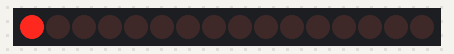
A sketch run on a simulated Arduino Uno, built with avr-gcc and run on an emulated ATmega328P. Parts: 16 shift-register outputs drawn as a row of LEDs (first output left, lit = HIGH). Wiring (inferred from the names in the program): 2 × shift register (74HC595): data pin 14; shift clock pin 15; latch pin 16. Wiring (inferred from the signals the program sends): row of LEDs: on Q0, Q1, Q2, Q3, Q4, Q5, Q6, Q7, Q8, Q9, Q10, Q11, Q12, Q13, Q14, Q15.

Above: at 0.02 s.
At 0.32 s:
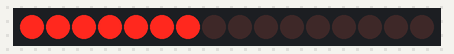
At 0.62 s:
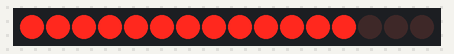
At 1.23 s:
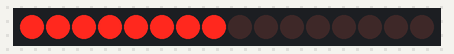
At 2.41 s:
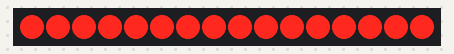
At 3.64 s:
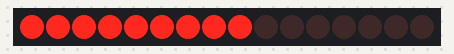
Timing chart, 0 to 3.9 s (numbered marks = the images above):
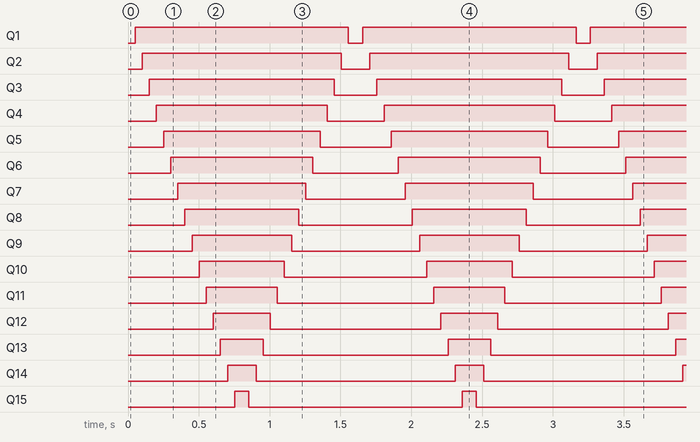

Measured:
- by itself, Q1: alternates HIGH for 1.5 s and LOW for 0.10 s
- by itself, Q2: alternates HIGH for 1.4 s and LOW for 0.20 s
- by itself, Q3: alternates HIGH for 1.3 s and LOW for 0.30 s
- by itself, Q4: alternates HIGH for 1.2 s and LOW for 0.40 s
- by itself, Q5: alternates HIGH for 1.1 s and LOW for 0.50 s
- by itself, Q6: alternates HIGH for 1.0 s and LOW for 0.60 s
- by itself, Q7: alternates HIGH for 0.90 s and LOW for 0.70 s
- by itself, Q8: alternates HIGH for 0.80 s and LOW for 0.80 s

The sketch:

2_Shift_Registers_and_16_LEDs.ino
```cpp
int dataPin = 14; // SER
int latchPin = 16; // RCLK
int clockPin = 15; // SRCLK

int binaryPosition[] = {1, 3, 7, 15, 31, 63, 127, 255};
int tDelay = 50;

void setup()
{
  pinMode(latchPin, OUTPUT);
  pinMode(dataPin, OUTPUT);
  pinMode(clockPin, OUTPUT);
  digitalWrite(latchPin, 0);
  digitalWrite(dataPin, 0);
  digitalWrite(clockPin, 0);
}

void loop() {

  for(int i = 0; i < 8; i++) {
    shiftOut(dataPin, clockPin, MSBFIRST, 0);
    shiftOut(dataPin, clockPin, MSBFIRST, binaryPosition[i]);
    digitalWrite(latchPin, HIGH);
    digitalWrite(latchPin, LOW);
    delay(tDelay);
  }

    for(int i = 0; i < 8; i++) {
    shiftOut(dataPin, clockPin, MSBFIRST, binaryPosition[i]);
    shiftOut(dataPin, clockPin, MSBFIRST, 255);
    digitalWrite(latchPin, HIGH);
    digitalWrite(latchPin, LOW);
    delay(tDelay);
  }

    for(int i = 7; i >= 0; i--) {
    shiftOut(dataPin, clockPin, MSBFIRST, binaryPosition[i]);
    shiftOut(dataPin, clockPin, MSBFIRST, 255);
    digitalWrite(latchPin, HIGH);
    digitalWrite(latchPin, LOW);
    delay(tDelay);
  }

    for(int i = 7; i >= 0; i--) {
    shiftOut(dataPin, clockPin, MSBFIRST, 0);
    shiftOut(dataPin, clockPin, MSBFIRST, binaryPosition[i]);
    digitalWrite(latchPin, HIGH);
    digitalWrite(latchPin, LOW);
    delay(tDelay);

  }
}
```
